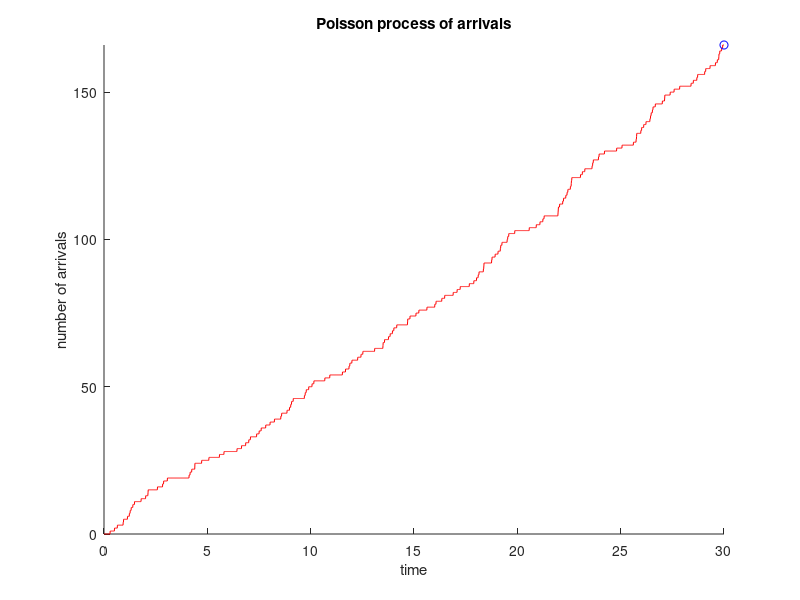

MATLAB code for this plot:
# algo 3.3 lecture 7

clear all;
pkg load statistics;

lambda = 5;#input('frequency lamb = ');
Tmax = 30;#input('time frame in minutes Tmax= ');

arr_times = -1/lambda * log(rand);

last_arrival = arr_times;
while last_arrival <= Tmax
  last_arrival = last_arrival - 1/lambda * log(rand);
  arr_times = [arr_times, last_arrival];
endwhile

arr_times = arr_times(1:end-1) # last will go over Tmax

step = 0.01;

t=0:step:Tmax;

Nsteps = length(t);

X = zeros(1, Nsteps);

for s=1:Nsteps
  X(s) = sum(arr_times <= t(s)); # number of arrivals by the time s
endfor 
X
axis([0 max(t) 0 max(X)]); hold on
title('Poisson process of arrivals')
xlabel('time');
ylabel('number of arrivals');

comet(t, X)

